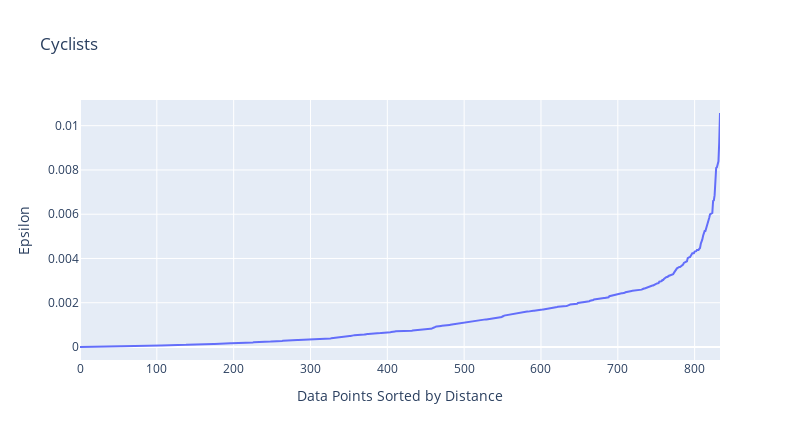

Notebook source saved alongside this figure:
### Code cell
df_distances = pd.DataFrame(distances)
df_distances.reset_index(inplace = True)
df_distances.rename(columns = {"index":"Data Points Sorted by Distance", 0:"Epsilon"}, inplace = True)

fig = px.line(df_distances, 
              x = "Data Points Sorted by Distance", 
              y = "Epsilon",
              width = 800,
              height = 440,
              title = "Cyclists"
              )

fig.show()

### Figure 1 — Plotly figure (JSON) as saved in the notebook; plotly's stock layout.template omitted (floating-point values rounded to 4 significant figures; data arrays with more than 128 entries replaced by an {"elided": "..."} marker saying what was removed)
{"data": [{"hovertemplate": "Data Points Sorted by Distance=%{x}<br>Epsilon=%{y}<extra></extra>", "legendgroup": "", "line": {"color": "#636efa", "dash": "solid"}, "marker": {"symbol": "circle"}, "mode": "lines", "name": "", "orientation": "v", "showlegend": false, "type": "scatter", "x": {"elided": "834 int values"}, "xaxis": "x", "y": {"elided": "834 float values"}, "yaxis": "y"}], "layout": {"height": 440, "legend": {"tracegroupgap": 0}, "title": {"text": "Cyclists"}, "width": 800, "xaxis": {"anchor": "y", "autorange": true, "domain": [0, 1], "range": [0, 833], "title": {"text": "Data Points Sorted by Distance"}, "type": "linear"}, "yaxis": {"anchor": "x", "autorange": true, "domain": [0, 1], "range": [-0.0005874, 0.01116], "title": {"text": "Epsilon"}, "type": "linear"}}}
